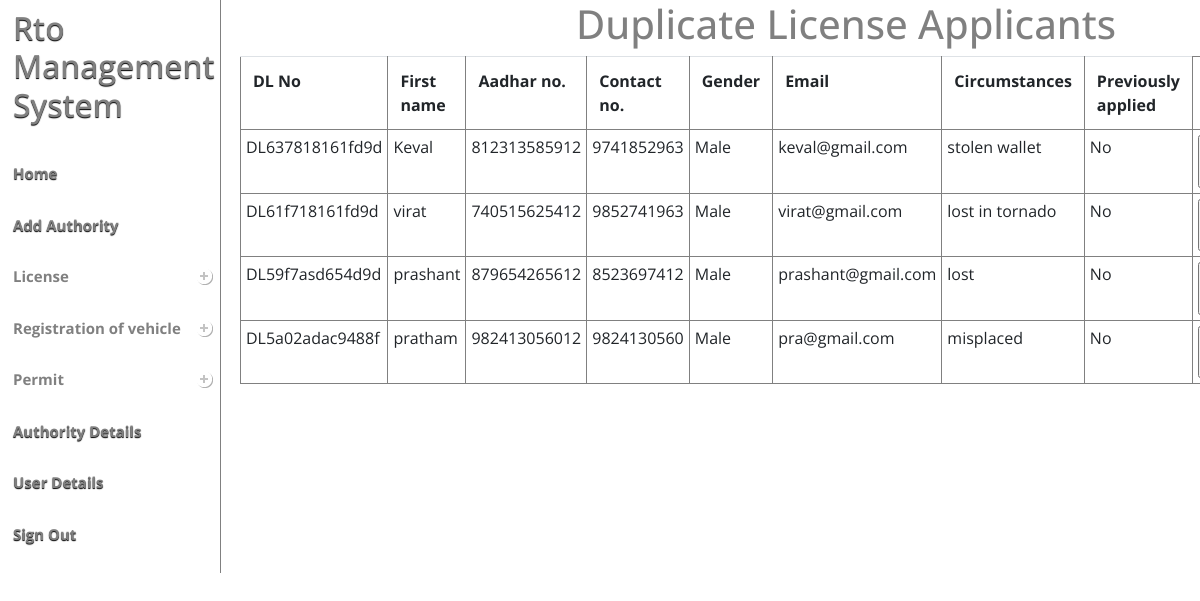
Screenshot of /rto_mng_system1/rto_mng_system1/admin/duplicateLicense.php with the database file from the repository.
### tables this page shows
CREATE TABLE `user` (
  `U_id` int(11) NOT NULL,
  `Name` text NOT NULL,
  `email` varchar(20) NOT NULL,
  `Address` text NOT NULL,
  `Aadharno` bigint(11) NOT NULL,
  `Gender` tinyint(1) NOT NULL,
  `Contact` bigint(10) NOT NULL
);

### rto_mng_system1/rto_mng_system1/admin/duplicateLicense.php (the view, shortened to what this page needs)
<!DOCTYPE html PUBLIC "-//W3C//DTD XHTML 1.0 Transitional//EN" >
<?php
   include('index.php');
?>
<html>
<head>
<link rel="stylesheet" type="text/css" href="menu.css" />
</head>
<body >
<div style="margin-left:48%;margin-top:%;font-family: 'Open Sans', sans-serif;color:gray"><h1>Duplicate License Applicants</h1></div>
<div >
<table class="table" style="border:1px solid gray;overflow-y:scroll;!important">
  <tr >
    <th>DL No</th>
    <th>First name</th>
	<th>Aadhar no.</th>
    <th>Contact no.</th>
	<th>Gender</th>
    <th>Email</th>
    <th>Circumstances</th>
    <th>Previously applied</th>
  </tr>
  <?php
	   $sql2 = "SELECT * FROM `duplicate license` WHERE `approval_status`= 0";
	   $result2 = mysql_query($sql2);
      while($row2 = mysql_fetch_array($result2))
	  {
	    $dl_no = $row2['dl_no'];
	   $sql5 = "SELECT * FROM `user` WHERE `U_id` IN (SELECT `U_id` FROM `driving license` WHERE `D_id` IN (SELECT `D_id` FROM `dl_result` WHERE `dl_no` = '$dl_no'))";
	   $result5 = mysql_query($sql5);
	   $row5 = mysql_fetch_array($result5);
  ?>
  <form method="POST" action="duplicateLicense_approval.php">
  <tr>
    <td><?php echo $row2['dl_no'];?></td>
    <td><?php echo $row5['Name'];?></td>
	 <td><?php echo $row5['Aadharno'];?></td>
    <td><?php echo $row5['Contact'];?></td>
	 <td><?php
	if($row5['Gender'] == "0")
		{echo "Male";}
	else
	{echo "Female";}
		?></td>
    <td><?php echo $row5['email'];?></td>
    <td><?php echo $row2['Circumstances'];?></td>
    <td><?php
	if($row2['previously_applied'] == "1")
		{echo "Yes";}
	else
	{echo "No";}
		?></td>
    <td><input type="submit" name="submit" value = "Approve" style="padding:13px;width:100%;font-size:15px;"></td>
   </form>
  <?php
	  }
  ?>
</table>
</div>
</body>
</html>

### rto_mng_system1/rto_mng_system1/admin/index.php (style rules this page uses)
body { overflow-x:scroll; }

### rto_mng_system1/rto_mng_system1/admin/duplicateLicense.php (style rules this page uses)
.table { position:fixed; z-index:999; padding:0px; margin-left:20%; margin-top:0%; font-family: 'Open Sans', sans-serif; width:77%; height:auto; overflow-y:scroll; }
.table td,th,tr { border:1px solid gray; padding:5px; }

### rows the page displays
duplicate license: dl_no "DL637818161fd9d", user.Name "Keval", user.Aadharno "812313585912", user.Contact "9741852963", user.email "keval@gmail.com", Circumstances "stolen wallet", previously_applied "No"
duplicate license: dl_no "DL61f718161fd9d", user.Name "virat", user.Aadharno "740515625412", user.Contact "9852741963", user.email "virat@gmail.com", Circumstances "lost in tornado", previously_applied "No"
duplicate license: dl_no "DL59f7asd654d9d", user.Name "prashant", user.Aadharno "879654265612", user.Contact "8523697412", user.email "prashant@gmail.com", Circumstances "lost", previously_applied "No"
duplicate license: dl_no "DL5a02adac9488f", user.Name "pratham", user.Aadharno "982413056012", user.Contact "9824130560", user.email "pra@gmail.com", Circumstances "misplaced", previously_applied "No"
